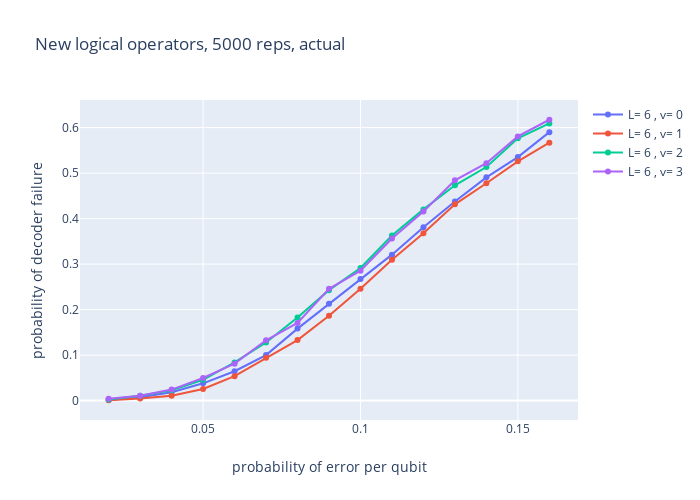

Notebook code cell kept with this figure:
### Code cell
x = list(np.arange(0.02, 0.16, 0.01))
y = {(6, 0): [0.0016, 0.0074, 0.0182, 0.038, 0.0646, 0.1, 0.1582, 0.2126, 0.267, 0.3208, 0.381, 0.4376, 0.4906, 0.5352, 0.59], (6, 1): [0.0008, 0.0046, 0.0108, 0.0256, 0.0538, 0.0942, 0.133, 0.1866, 0.246, 0.3096, 0.3678, 0.4314, 0.4776, 0.5258, 0.5668], (6, 2): [0.0024, 0.0108, 0.0226, 0.0458, 0.084, 0.1278, 0.1828, 0.2428, 0.2914, 0.3628, 0.4202, 0.4732, 0.5134, 0.5764, 0.6092], (6, 3): [0.004, 0.0108, 0.0242, 0.0498, 0.0812, 0.1326, 0.1708, 0.2458, 0.2854, 0.3562, 0.4154, 0.484, 0.5216, 0.5806, 0.6172]}
plot_plotly_both(x, y, [6], [0, 1, 2, 3], 'New logical operators, 5000 reps, actual')
